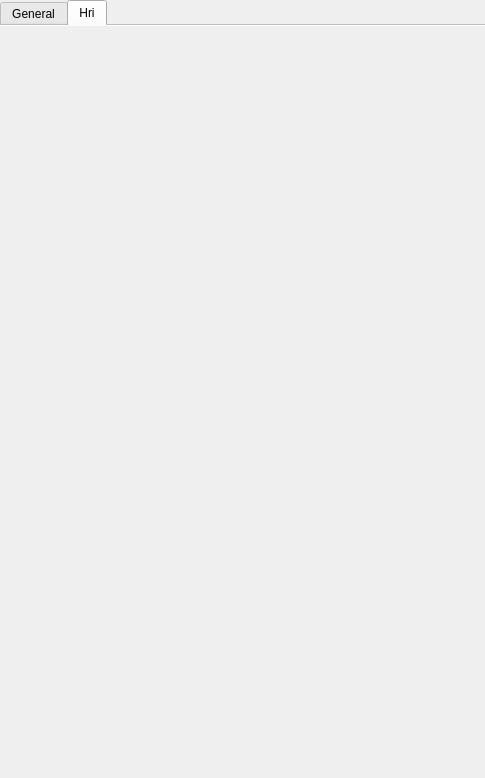
<?xml version="1.0" encoding="UTF-8"?>
<ui version="4.0">
 <class>CostWidget</class>
 <widget class="QWidget" name="CostWidget">
  <property name="geometry">
   <rect>
    <x>0</x>
    <y>0</y>
    <width>485</width>
    <height>778</height>
   </rect>
  </property>
  <property name="windowTitle">
   <string>Form</string>
  </property>
  <layout class="QGridLayout" name="gridLayout">
   <property name="margin">
    <number>0</number>
   </property>
   <item row="0" column="0">
    <widget class="QTabWidget" name="tabWidgetCosts">
     <property name="enabled">
      <bool>true</bool>
     </property>
     <property name="currentIndex">
      <number>1</number>
     </property>
     <property name="documentMode">
      <bool>true</bool>
     </property>
     <widget class="QWidget" name="Cost_General">
      <attribute name="title">
       <string>General</string>
      </attribute>
      <layout class="QVBoxLayout" name="verticalLayout_9">
       <property name="leftMargin">
        <number>0</number>
       </property>
       <property name="topMargin">
        <number>5</number>
       </property>
       <property name="rightMargin">
        <number>0</number>
       </property>
       <property name="bottomMargin">
        <number>5</number>
       </property>
       <item>
        <widget class="QScrollArea" name="costScrollArea">
         <property name="horizontalScrollBarPolicy">
          <enum>Qt::ScrollBarAlwaysOff</enum>
         </property>
         <property name="widgetResizable">
          <bool>true</bool>
         </property>
         <widget class="QWidget" name="scrollAreaWidgetContents_2">
          <property name="geometry">
           <rect>
            <x>0</x>
            <y>0</y>
            <width>466</width>
            <height>881</height>
           </rect>
          </property>
          <layout class="QVBoxLayout" name="verticalLayout">
           <item>
            <widget class="QGroupBox" name="groupBox_22">
             <property name="title">
              <string>General</string>
             </property>
             <layout class="QGridLayout" name="gridLayout_25">
              <item row="0" column="0">
               <widget class="QCheckBox" name="isCostSpaceCopy">
                <property name="text">
                 <string>Is Cost Space</string>
                </property>
               </widget>
              </item>
              <item row="1" column="0">
               <widget class="QWidget" name="widget" native="true">
                <layout class="QHBoxLayout" name="horizontalLayout">
                 <item>
                  <widget class="QLabel" name="label">
                   <property name="text">
                    <string>Cost Function</string>
                   </property>
                  </widget>
                 </item>
                 <item>
                  <widget class="QComboBox" name="comboBoxCostFunctions"/>
                 </item>
                 <item>
                  <spacer name="horizontalSpacer">
                   <property name="orientation">
                    <enum>Qt::Horizontal</enum>
                   </property>
                   <property name="sizeHint" stdset="0">
                    <size>
                     <width>40</width>
                     <height>20</height>
                    </size>
                   </property>
                  </spacer>
                 </item>
                </layout>
               </widget>
              </item>
             </layout>
            </widget>
           </item>
           <item>
            <widget class="QGroupBox" name="groupBox_7">
             <property name="title">
              <string>Traj Cost</string>
             </property>
             <layout class="QVBoxLayout" name="verticalLayout_29">
              <item>
               <widget class="QWidget" name="widget_14" native="true">
                <layout class="QGridLayout" name="gridLayout_34">
                 <item row="0" column="0">
                  <widget class="QPushButton" name="pushButtonShowTrajCost">
                   <property name="text">
                    <string>Show Traj Cost</string>
                   </property>
                  </widget>
                 </item>
                 <item row="0" column="1">
                  <widget class="QPushButton" name="pushButtonShowHRITrajCost">
                   <property name="text">
                    <string>Show HRI Traj</string>
                   </property>
                  </widget>
                 </item>
                 <item row="1" column="0">
                  <widget class="QCheckBox" name="checkBoxRescale">
                   <property name="text">
                    <string>Will not rescale</string>
                   </property>
                  </widget>
                 </item>
                </layout>
               </widget>
              </item>
              <item>
               <widget class="QWidget" name="widget_15" native="true">
                <layout class="QHBoxLayout" name="horizontalLayout_5">
                 <item>
                  <widget class="QComboBox" name="comboBoxTrajCostExtimation_2">
                   <item>
                    <property name="text">
                     <string>Minimal Work</string>
                    </property>
                   </item>
                   <item>
                    <property name="text">
                     <string>Integral</string>
                    </property>
                   </item>
                  </widget>
                 </item>
                 <item>
                  <spacer name="horizontalSpacer_2">
                   <property name="orientation">
                    <enum>Qt::Horizontal</enum>
                   </property>
                   <property name="sizeHint" stdset="0">
                    <size>
                     <width>40</width>
                     <height>20</height>
                    </size>
                   </property>
                  </spacer>
                 </item>
                </layout>
               </widget>
              </item>
              <item>
               <widget class="QWidget" name="widget_16" native="true">
                <layout class="QHBoxLayout" name="horizontalLayout_9">
                 <item>
                  <widget class="QLabel" name="label_24">
                   <property name="text">
                    <string>Length Weight</string>
                   </property>
                  </widget>
                 </item>
                 <item>
                  <widget class="QDoubleSpinBox" name="doubleSpinBoxLengthWeight">
                   <property name="decimals">
                    <number>3</number>
                   </property>
                   <property name="minimum">
                    <double>0.000000000000000</double>
                   </property>
                   <property name="maximum">
                    <double>150.000000000000000</double>
                   </property>
                   <property name="singleStep">
                    <double>0.001000000000000</double>
                   </property>
                  </widget>
                 </item>
                 <item>
                  <widget class="QSlider" name="horizontalSliderLengthWeight">
                   <property name="orientation">
                    <enum>Qt::Horizontal</enum>
                   </property>
                  </widget>
                 </item>
                </layout>
               </widget>
              </item>
             </layout>
            </widget>
           </item>
           <item>
            <widget class="QGroupBox" name="groupBox_10">
             <property name="title">
              <string>T-RRT</string>
             </property>
             <layout class="QVBoxLayout" name="verticalLayout_10">
              <item>
               <layout class="QGridLayout" name="gridLayout_4">
                <item row="0" column="0">
                 <widget class="QLabel" name="label_6">
                  <property name="text">
                   <string>Initial Temp.</string>
                  </property>
                 </widget>
                </item>
                <item row="0" column="1">
                 <widget class="QDoubleSpinBox" name="doubleSpinBoxInitTemp">
                  <property name="decimals">
                   <number>6</number>
                  </property>
                  <property name="minimum">
                   <double>0.000001000000000</double>
                  </property>
                  <property name="maximum">
                   <double>10.000000000000000</double>
                  </property>
                  <property name="singleStep">
                   <double>0.000001000000000</double>
                  </property>
                 </widget>
                </item>
                <item row="0" column="2">
                 <widget class="QSlider" name="horizontalSliderInitTemp">
                  <property name="maximum">
                   <number>10000000</number>
                  </property>
                  <property name="orientation">
                   <enum>Qt::Horizontal</enum>
                  </property>
                 </widget>
                </item>
                <item row="1" column="0">
                 <widget class="QLabel" name="label_7">
                  <property name="text">
                   <string>NFailmax</string>
                  </property>
                 </widget>
                </item>
                <item row="1" column="1">
                 <widget class="QDoubleSpinBox" name="doubleSpinBoxNFailMax">
                  <property name="decimals">
                   <number>0</number>
                  </property>
                  <property name="minimum">
                   <double>10.000000000000000</double>
                  </property>
                  <property name="maximum">
                   <double>10000.000000000000000</double>
                  </property>
                  <property name="singleStep">
                   <double>10.000000000000000</double>
                  </property>
                 </widget>
                </item>
                <item row="1" column="2">
                 <widget class="QSlider" name="horizontalSliderNFailMax">
                  <property name="maximum">
                   <number>500</number>
                  </property>
                  <property name="orientation">
                   <enum>Qt::Horizontal</enum>
                  </property>
                 </widget>
                </item>
                <item row="2" column="0">
                 <widget class="QLabel" name="label_29">
                  <property name="text">
                   <string>Minimal Connect Gap</string>
                  </property>
                 </widget>
                </item>
                <item row="2" column="1">
                 <widget class="QDoubleSpinBox" name="doubleSpinBoxMinConnectGap">
                  <property name="decimals">
                   <number>1</number>
                  </property>
                  <property name="minimum">
                   <double>1.000000000000000</double>
                  </property>
                  <property name="maximum">
                   <double>20.000000000000000</double>
                  </property>
                 </widget>
                </item>
                <item row="2" column="2">
                 <widget class="QSlider" name="horizontalSliderMinConnectGap">
                  <property name="orientation">
                   <enum>Qt::Horizontal</enum>
                  </property>
                 </widget>
                </item>
               </layout>
              </item>
              <item>
               <widget class="QCheckBox" name="checkBoxCostBefore">
                <property name="text">
                 <string>Compute Cost Before Collision</string>
                </property>
               </widget>
              </item>
              <item>
               <widget class="QCheckBox" name="checkBoxCostExpandToGoal">
                <property name="text">
                 <string>Expand To Goal</string>
                </property>
               </widget>
              </item>
              <item>
               <widget class="QCheckBox" name="checkBoxCostWithGradient">
                <property name="text">
                 <string>With Gradient</string>
                </property>
               </widget>
              </item>
              <item>
               <layout class="QHBoxLayout" name="horizontalLayout_10">
                <item>
                 <spacer name="horizontalSpacer_4">
                  <property name="orientation">
                   <enum>Qt::Horizontal</enum>
                  </property>
                  <property name="sizeHint" stdset="0">
                   <size>
                    <width>40</width>
                    <height>20</height>
                   </size>
                  </property>
                 </spacer>
                </item>
                <item>
                 <widget class="QPushButton" name="pushButtonShowTemp">
                  <property name="text">
                   <string>Show Temp.</string>
                  </property>
                 </widget>
                </item>
                <item>
                 <spacer name="horizontalSpacer_5">
                  <property name="orientation">
                   <enum>Qt::Horizontal</enum>
                  </property>
                  <property name="sizeHint" stdset="0">
                   <size>
                    <width>40</width>
                    <height>20</height>
                   </size>
                  </property>
                 </spacer>
                </item>
               </layout>
              </item>
             </layout>
            </widget>
           </item>
           <item>
            <widget class="QGroupBox" name="groupBox_24">
             <property name="title">
              <string>2D Landscape</string>
             </property>
             <layout class="QGridLayout" name="gridLayout_28">
              <item row="0" column="0">
               <widget class="QPushButton" name="pushButton2DDijkstra">
                <property name="text">
                 <string>Dijkstra</string>
                </property>
               </widget>
              </item>
              <item row="0" column="1">
               <spacer name="horizontalSpacer_3">
                <property name="orientation">
                 <enum>Qt::Horizontal</enum>
                </property>
                <property name="sizeHint" stdset="0">
                 <size>
                  <width>40</width>
                  <height>20</height>
                 </size>
                </property>
               </spacer>
              </item>
             </layout>
            </widget>
           </item>
           <item>
            <widget class="QGroupBox" name="groupBox">
             <property name="title">
              <string>Roadmap with cycles</string>
             </property>
             <layout class="QGridLayout" name="gridLayout_5">
              <item row="0" column="0">
               <widget class="QPushButton" name="pushButtonRecomputeGraph">
                <property name="text">
                 <string>Recompute Cost In Graph</string>
                </property>
               </widget>
              </item>
              <item row="1" column="0">
               <widget class="QPushButton" name="pushButtonStonesGraph">
                <property name="text">
                 <string>Load Stones Graph And Recompute</string>
                </property>
               </widget>
              </item>
              <item row="2" column="0">
               <widget class="QPushButton" name="pushButtonExtractBestPath">
                <property name="text">
                 <string>Extract Best Path</string>
                </property>
               </widget>
              </item>
              <item row="0" column="1">
               <spacer name="horizontalSpacer_7">
                <property name="orientation">
                 <enum>Qt::Horizontal</enum>
                </property>
                <property name="sizeHint" stdset="0">
                 <size>
                  <width>40</width>
                  <height>20</height>
                 </size>
                </property>
               </spacer>
              </item>
             </layout>
            </widget>
           </item>
           <item>
            <layout class="QHBoxLayout" name="horizontalLayout_14">
             <item>
              <widget class="QPushButton" name="pushButtonGridInGraph">
               <property name="text">
                <string>Grid In Graph</string>
               </property>
              </widget>
             </item>
             <item>
              <widget class="QPushButton" name="pushButtonAStar">
               <property name="text">
                <string>Test A*</string>
               </property>
              </widget>
             </item>
            </layout>
           </item>
          </layout>
         </widget>
        </widget>
       </item>
      </layout>
     </widget>
     <widget class="QWidget" name="CostHri">
      <attribute name="title">
       <string>Hri</string>
      </attribute>
      <layout class="QVBoxLayout" name="verticalLayout_3">
       <property name="margin">
        <number>0</number>
       </property>
       <item>
        <widget class="HricsWidget" name="tabHri" native="true"/>
       </item>
      </layout>
     </widget>
    </widget>
   </item>
  </layout>
 </widget>
 <customwidgets>
  <customwidget>
   <class>HricsWidget</class>
   <extends>QWidget</extends>
   <header>qtHrics.hpp</header>
   <container>1</container>
  </customwidget>
 </customwidgets>
 <resources/>
 <connections/>
</ui>
